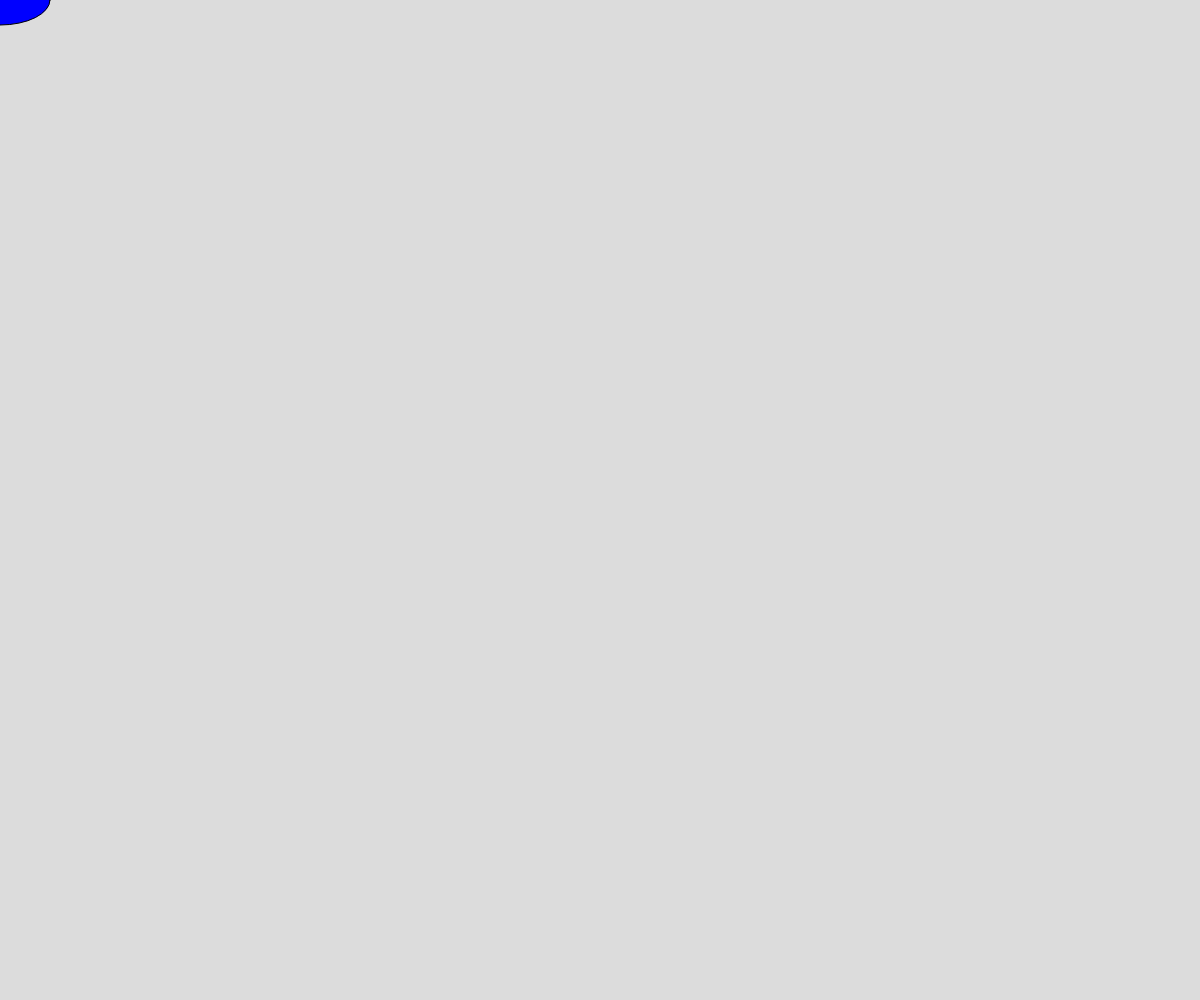
Frame 1 (no input)
Frame 60 (no input): identical to frame 1, image omitted
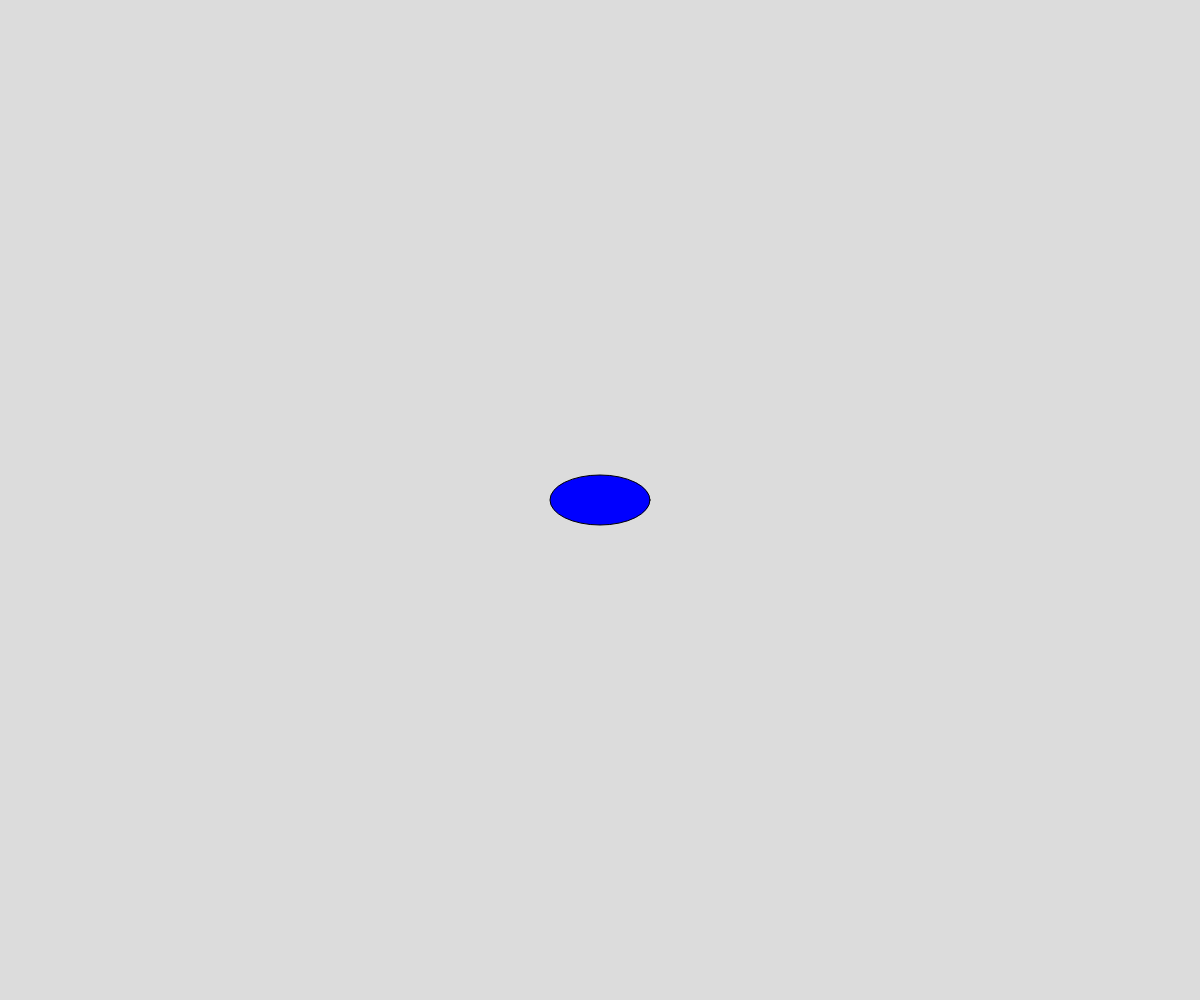
Frame 120 (the mouse pressed at the canvas centre since frame 60)

The p5.js sketch that drew these frames (run headless with seeded random() and noise() and a simulated clock; from frame 60 on, the mouse is pressed at the canvas centre):

// p5.js sketch
// ── sketch.js
// First Demo


function setup() {
  createCanvas(windowWidth, windowHeight);
}

function draw() {
  background(220);

  fill("blue")
  ellipse(mouseX, mouseY, 100, 50);
}
